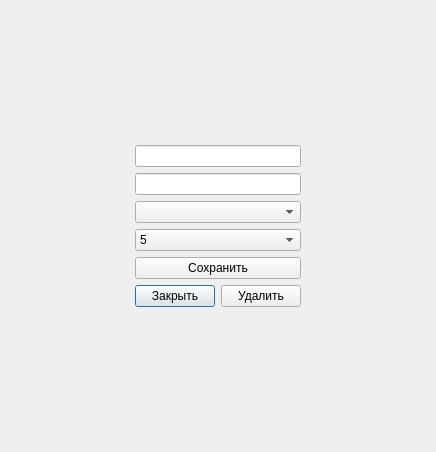
<?xml version="1.0" encoding="UTF-8"?>
<ui version="4.0">
 <class>HotelProfileWindow</class>
 <widget class="QDialog" name="HotelProfileWindow">
  <property name="geometry">
   <rect>
    <x>0</x>
    <y>0</y>
    <width>436</width>
    <height>452</height>
   </rect>
  </property>
  <property name="windowTitle">
   <string>Dialog</string>
  </property>
  <layout class="QGridLayout" name="gridLayout">
   <item row="1" column="0">
    <spacer name="horizontalSpacer">
     <property name="orientation">
      <enum>Qt::Horizontal</enum>
     </property>
     <property name="sizeHint" stdset="0">
      <size>
       <width>103</width>
       <height>20</height>
      </size>
     </property>
    </spacer>
   </item>
   <item row="2" column="1">
    <layout class="QHBoxLayout" name="horizontalLayout">
     <item>
      <widget class="QPushButton" name="pushButton">
       <property name="text">
        <string>Закрыть</string>
       </property>
      </widget>
     </item>
     <item>
      <widget class="QPushButton" name="pushButton_3">
       <property name="text">
        <string>Удалить</string>
       </property>
      </widget>
     </item>
    </layout>
   </item>
   <item row="0" column="1">
    <spacer name="verticalSpacer_2">
     <property name="orientation">
      <enum>Qt::Vertical</enum>
     </property>
     <property name="sizeHint" stdset="0">
      <size>
       <width>20</width>
       <height>97</height>
      </size>
     </property>
    </spacer>
   </item>
   <item row="3" column="1">
    <spacer name="verticalSpacer">
     <property name="orientation">
      <enum>Qt::Vertical</enum>
     </property>
     <property name="sizeHint" stdset="0">
      <size>
       <width>20</width>
       <height>96</height>
      </size>
     </property>
    </spacer>
   </item>
   <item row="1" column="2">
    <spacer name="horizontalSpacer_2">
     <property name="orientation">
      <enum>Qt::Horizontal</enum>
     </property>
     <property name="sizeHint" stdset="0">
      <size>
       <width>103</width>
       <height>20</height>
      </size>
     </property>
    </spacer>
   </item>
   <item row="1" column="1">
    <layout class="QVBoxLayout" name="verticalLayout">
     <item>
      <widget class="QLineEdit" name="NamelineEdit"/>
     </item>
     <item>
      <widget class="QLineEdit" name="AdresslineEdit"/>
     </item>
     <item>
      <widget class="QComboBox" name="CountrycomboBox"/>
     </item>
     <item>
      <widget class="QComboBox" name="ServicecomboBox">
       <item>
        <property name="text">
         <string>5</string>
        </property>
       </item>
       <item>
        <property name="text">
         <string>4</string>
        </property>
       </item>
       <item>
        <property name="text">
         <string>3</string>
        </property>
       </item>
       <item>
        <property name="text">
         <string>2</string>
        </property>
       </item>
       <item>
        <property name="text">
         <string>1</string>
        </property>
       </item>
      </widget>
     </item>
     <item>
      <widget class="QPushButton" name="pushButton_2">
       <property name="text">
        <string>Сохранить</string>
       </property>
      </widget>
     </item>
    </layout>
   </item>
  </layout>
 </widget>
 <resources/>
 <connections/>
</ui>
